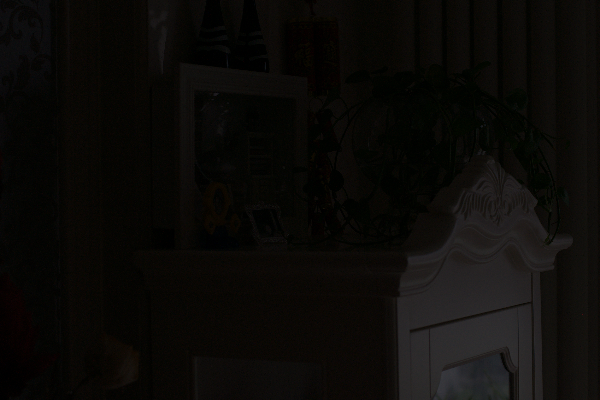
#> input picture data/LOLv2/Real_captured/Train/Low/00042.png, 600 x 400 px, given in place of 00739.png, which was not available
$ python make_verify3_inputs.py
#> lines starting #> are read from the running program, lines starting #| are printed output that depends on the picture; pictures that were not available may be replaced by others from this repository, and a replacement may not be noted
# 第三轮验证 (实验7: 输出是否对噪声细节敏感) -> assets/verify3/
#   {id}_seedA.png  由GT合成的暗图(与真实low同亮度同色偏) + 噪声(随机种子A)
#   {id}_seedB.png  同一张暗图 + 同强度噪声(随机种子B)   -> 只有噪声的具体样本不同
#   {id}_seedA2.png 与 seedA 完全相同的副本              -> 测模型自身推理随机性 (对照)
import numpy as np, os, shutil
from PIL import Image
from scipy.ndimage import gaussian_filter
A='assets/'; O='assets/verify3/'; os.makedirs(O,exist_ok=True)
ids=['00739','00749','00750','00751','00752']
L=lambda p: np.asarray(Image.open(p).convert('RGB')).astype(float)/255
def lin(x): return np.where(x<=0.04045,x/12.92,((x+0.055)/1.055)**2.4)
def srgb(x): x=np.clip(x,0,1); return np.where(x<=0.0031308,12.92*x,1.055*x**(1/2.4)-0.055)
hp=lambda x: (x-gaussian_filter(x,(1.5,1.5,0))).reshape(-1,3).var(0)
for i in ids:
    lo=L(A+f'low/{i}.png'); g=L(A+f'gt/{i}.png'); ll,gl=lin(lo),lin(g)
#> after `lo = L(A + f'low/{i}.png')`:
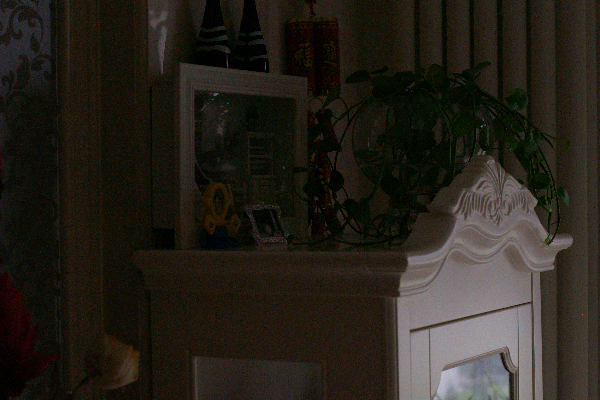
#> lo: shape (400, 600, 3) float64; mean R, G, B 0.0459, 0.0407, 0.0314; drawn with min black and max white
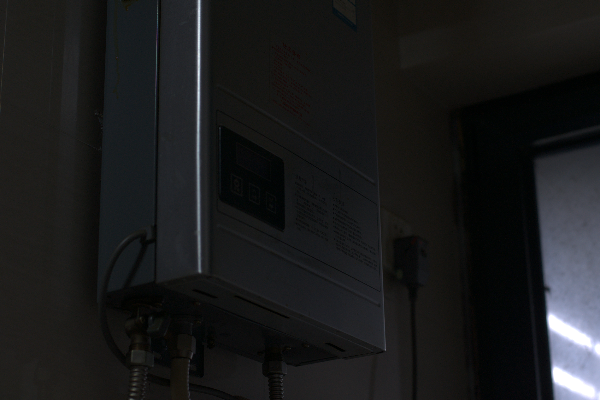
#> input picture data/LOLv2/Real_captured/Train/Low/00083.png, 600 x 400 px, given in place of 00739.png, which was not available
#> in lin (call 2), `def lin(x): return np.where(x<=0.04045,x/12.92,((x+0.055)/1.055)**2.4)`:
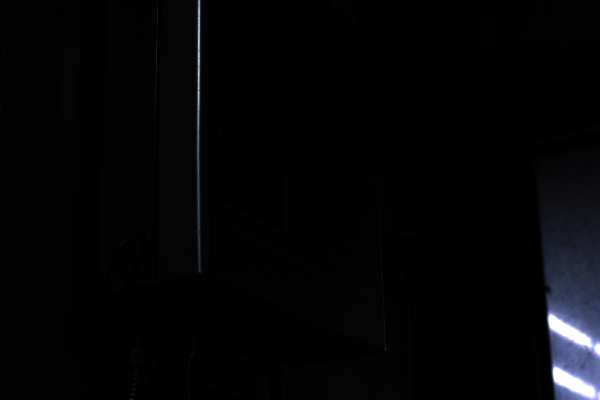
#> returned value: shape (400, 600, 3) float64; mean of channels 0, 1, 2 0.0227, 0.024, 0.0285; drawn as R, G, B
    dark=gl*(ll.reshape(-1,3).mean(0)/gl.reshape(-1,3).mean(0))
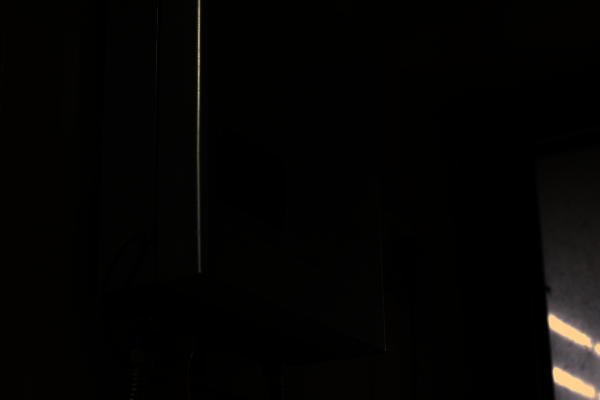
#> dark: shape (400, 600, 3) float64; mean R, G, B 0.00453, 0.00396, 0.00327; drawn with min black and max white
    d8=srgb(dark)*255
    sig=np.sqrt(np.maximum(hp(lo*255)-hp(np.round(d8)),0))/0.95
#> sig = [1.98, 0.563, 1.46]
    for tag,seed in [('seedA',100),('seedB',200)]:
        n=np.random.default_rng(seed).normal(0,1,d8.shape)*sig
        Image.fromarray(np.clip(np.round(d8+n),0,255).astype(np.uint8)).save(O+f'{i}_{tag}.png')
#> this loop made 2 passes
#> pass 1, `n=np.random.default_rng(seed).normal(0,1,d8.shape)*sig`:
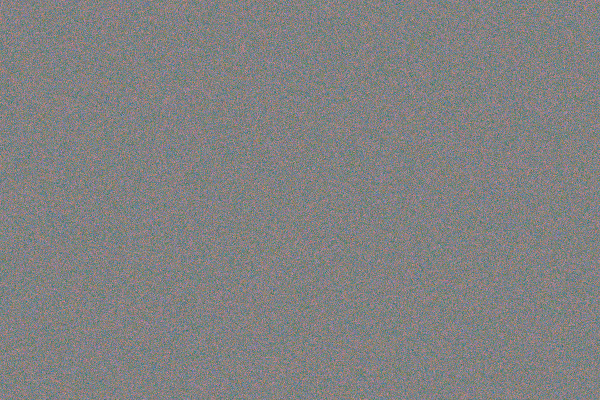
#> n: shape (400, 600, 3) float64; mean R, G, B -0.0017, -0.000649, -0.00166; drawn with min black and max white
#> pass 1, `Image.fromarray(np.clip(np.round(d8+n),0,255).astype(np.uint8)).save(O..`:
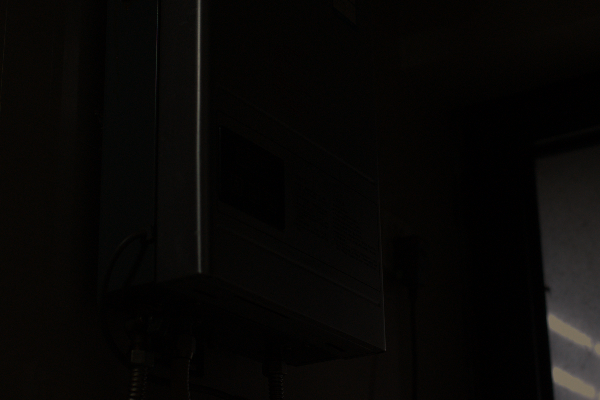
#> saved as 00739_seedA.png: PIL image 600x400 RGB; mean R, G, B 8.5, 7.4, 6
#> pass 2, `n=np.random.default_rng(seed).normal(0,1,d8.shape)*sig`:
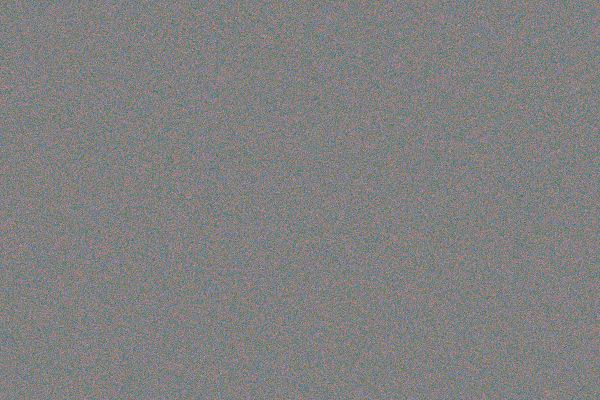
#> n: shape (400, 600, 3) float64; mean R, G, B -0.0015, 2.85e-05, -0.00296; drawn with min black and max white
    shutil.copyfile(O+f'{i}_seedA.png',O+f'{i}_seedA2.png')
    a=np.asarray(Image.open(O+f'{i}_seedA.png')).astype(float); b=np.asarray(Image.open(O+f'{i}_seedB.png')).astype(float)
    print(i,'噪声σ',np.round(sig,2),' 两个种子输入之间平均绝对差(8bit)=%.2f'%np.abs(a-b).mean())
#| 00739 噪声σ [1.98 0.56 1.46]  两个种子输入之间平均绝对差(8bit)=1.42
#> (the run stopped early here; a loop or call above may not have finished)
